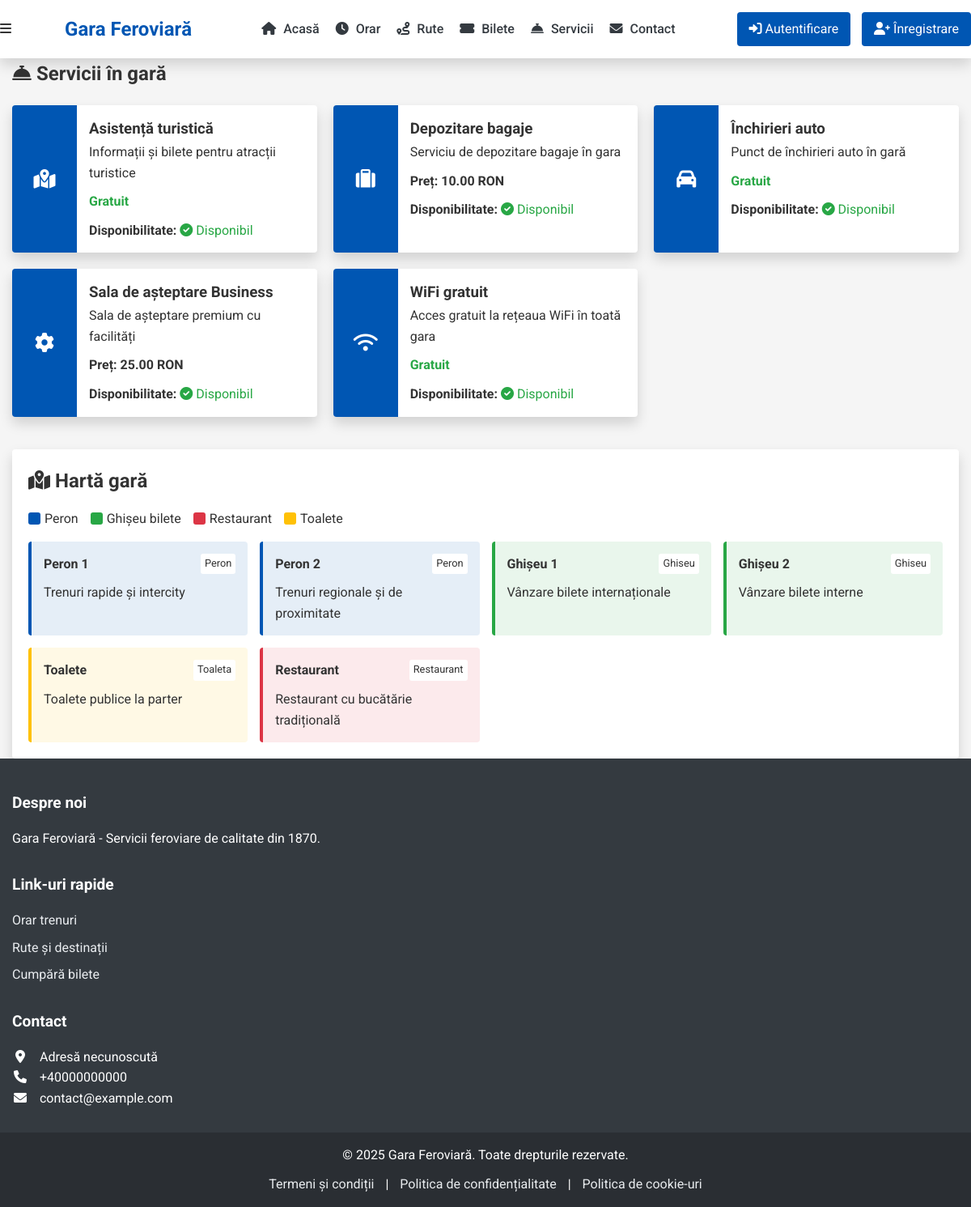
/servicii.php, run on the app's committed database.
### tables this page shows
CREATE TABLE `services` (
  `service_id` int(11) NOT NULL,
  `nume_serviciu` varchar(100) NOT NULL,
  `descriere` text NOT NULL,
  `cost` decimal(10,2) DEFAULT NULL,
  `disponibilitate` tinyint(1) DEFAULT 1
);

CREATE TABLE `station_map` (
  `map_id` int(11) NOT NULL,
  `numar_peron` varchar(10) NOT NULL,
  `detalii` text DEFAULT NULL,
  `latitudine` decimal(10,8) DEFAULT NULL,
  `longitudine` decimal(11,8) DEFAULT NULL,
  `tip_locatie` enum('peron','ghiseu','toaleta','restaurant') NOT NULL
);

### public/servicii.php (the view, shortened to what this page needs)
<?php
$db = new Database();
$conn = $db->getConnection();
$stmt = $conn->query("SELECT * FROM services ORDER BY nume_serviciu");
$services = $stmt->fetchAll(PDO::FETCH_ASSOC);
$stmt = $conn->query("SELECT * FROM station_map ORDER BY tip_locatie, numar_peron");
$station_map = $stmt->fetchAll(PDO::FETCH_ASSOC);
require_once __DIR__ . '/../templates/header.php';
?>
<section class="services">
    <h1><i class="fas fa-concierge-bell"></i> Servicii în gară</h1>
    <div class="services-container">
        <?php foreach ($services as $service): ?>
            <div class="service-card">
                <div class="service-icon">
                    <?php
                    $icon = 'fa-cog';
                    if (strpos(strtolower($service['nume_serviciu']), 'bagaj') !== false) $icon = 'fa-suitcase';
                    elseif (strpos(strtolower($service['nume_serviciu']), 'wifi') !== false) $icon = 'fa-wifi';
                    elseif (strpos(strtolower($service['nume_serviciu']), 'lounge') !== false) $icon = 'fa-couch';
                    elseif (strpos(strtolower($service['nume_serviciu']), 'auto') !== false) $icon = 'fa-car';
                    elseif (strpos(strtolower($service['nume_serviciu']), 'turist') !== false) $icon = 'fa-map-marked-alt';
                    ?>
                    <i class="fas <?php echo $icon; ?>"></i>
                </div>
                <div class="service-info">
                    <h3><?php echo htmlspecialchars($service['nume_serviciu']); ?></h3>
                    <p><?php echo htmlspecialchars($service['descriere']); ?></p>
                    <?php if ($service['cost'] !== null): ?>
                        <div class="service-price">
                            <strong>Preț:</strong> <?php echo number_format($service['cost'], 2); ?> RON
                        </div>
                    <?php else: ?>
                        <div class="service-price free">
                            <strong>Gratuit</strong>
                        </div>
                    <?php endif; ?>
                    <div class="service-availability">
                        <strong>Disponibilitate:</strong>
                        <?php if ($service['disponibilitate']): ?>
                            <span class="available"><i class="fas fa-check-circle"></i> Disponibil</span>
                        <?php else: ?>
                            <span class="unavailable"><i class="fas fa-times-circle"></i> Indisponibil</span>
                        <?php endif; ?>
                    </div>
                </div>
            </div>
        <?php endforeach; ?>
    </div>
    <div class="station-map">
        <h2><i class="fas fa-map-marked-alt"></i> Hartă gară</h2>
        <div class="map-legend">
            <div class="legend-item"><span class="color peron"></span> Peron</div>
            <div class="legend-item"><span class="color ghiseu"></span> Ghișeu bilete</div>
            <div class="legend-item"><span class="color restaurant"></span> Restaurant</div>
            <div class="legend-item"><span class="color toaleta"></span> Toalete</div>
        </div>
        <div class="map-locations">
            <?php foreach ($station_map as $location): ?>
                <div class="location-card <?php echo $location['tip_locatie']; ?>">
                    <div class="location-header">
                        <h4><?php echo htmlspecialchars($location['numar_peron']); ?></h4>
                        <span class="location-type"><?php echo htmlspecialchars($location['tip_locatie']); ?></span>
                    </div>
                    <?php if (!empty($location['detalii'])): ?>
                        <p><?php echo htmlspecialchars($location['detalii']); ?></p>
                    <?php endif; ?>
                </div>
            <?php endforeach; ?>
        </div>
    </div>
</section>
<?php require_once __DIR__ . '/../templates/footer.php'; ?>

### assets/css/style.css (style rules this page uses)
:root { --primary-color: #0056b3; --secondary-color: #6c757d; --success-color: #28a745; --danger-color: #dc3545; --warning-color: #ffc107; --info-color: #17a2b8; --light-color: #f8f9fa; --dark-color: #343a40; --white: #ffffff; --gray: #6c757d; --gray-light: #e9ecef; --font-primary: 'Roboto', sans-serif; --box-shadow: 0 0.5rem 1rem rgba(0, 0, 0, 0.15); --border-radius: 0.25rem; }
* { margin: 0; padding: 0; box-sizing: border-box; }
body { font-family: var(--font-primary); line-height: 1.6; color: #333; background-color: #f5f5f5; }
.services-container { display: grid; grid-template-columns: repeat(auto-fill, minmax(300px, 1fr)); gap: 20px; margin-top: 20px; }
.service-card { background-color: var(--white); border-radius: var(--border-radius); box-shadow: var(--box-shadow); overflow: hidden; display: flex; }
.service-icon { width: 80px; background-color: var(--primary-color); color: var(--white); display: flex; align-items: center; justify-content: center; font-size: 1.5rem; }
.service-info { flex: 1; padding: 15px; }
.service-price { margin: 10px 0; font-weight: bold; }
.service-price.free { color: var(--success-color); }
.service-availability .available { color: var(--success-color); }
.station-map { margin-top: 40px; background-color: var(--white); padding: 20px; border-radius: var(--border-radius); box-shadow: var(--box-shadow); }
.map-legend { display: flex; flex-wrap: wrap; gap: 15px; margin: 15px 0; }
.legend-item { display: flex; align-items: center; }
.legend-item .color { display: inline-block; width: 15px; height: 15px; margin-right: 5px; border-radius: 3px; }
.legend-item .color.peron { background-color: #0056b3; }
.legend-item .color.ghiseu { background-color: #28a745; }
.legend-item .color.restaurant { background-color: #dc3545; }
.legend-item .color.toaleta { background-color: #ffc107; }
.map-locations { display: grid; grid-template-columns: repeat(auto-fill, minmax(250px, 1fr)); gap: 15px; }
.location-card { padding: 15px; border-radius: var(--border-radius); border-left: 4px solid; }
.location-card.peron { border-color: #0056b3; background-color: rgba(0, 86, 179, 0.1); }
.location-card.ghiseu { border-color: #28a745; background-color: rgba(40, 167, 69, 0.1); }
.location-card.restaurant { border-color: #dc3545; background-color: rgba(220, 53, 69, 0.1); }
.location-card.toaleta { border-color: #ffc107; background-color: rgba(255, 193, 7, 0.1); }
.location-header { display: flex; justify-content: space-between; margin-bottom: 10px; }
.location-type { font-size: 0.8rem; text-transform: capitalize; background-color: var(--white); padding: 2px 5px; border-radius: 3px; }

### data on the page
services: nume_serviciu "Asistență turistică", descriere "Informații și bilete pentru atracții turistice", shows "Gratuit", disponibilitate 1 (drawn)
services: nume_serviciu "Depozitare bagaje", descriere "Serviciu de depozitare bagaje în gara", cost "10.00", disponibilitate 1 (drawn)
services: nume_serviciu "Închirieri auto", descriere "Punct de închirieri auto în gară", shows "Gratuit", disponibilitate 1 (drawn)
services: nume_serviciu "Sala de așteptare Business", descriere "Sala de așteptare premium cu facilități", cost "25.00", disponibilitate 1 (drawn)
services: nume_serviciu "WiFi gratuit", descriere "Acces gratuit la rețeaua WiFi în toată gara", shows "Gratuit", disponibilitate 1 (drawn)
station_map: numar_peron "Peron 1", tip_locatie "Peron", detalii "Trenuri rapide și intercity"
station_map: numar_peron "Peron 2", tip_locatie "Peron", detalii "Trenuri regionale și de proximitate"
station_map: numar_peron "Ghișeu 1", tip_locatie "Ghiseu", detalii "Vânzare bilete internaționale"
station_map: numar_peron "Ghișeu 2", tip_locatie "Ghiseu", detalii "Vânzare bilete interne"
station_map: numar_peron "Toalete", tip_locatie "Toaleta", detalii "Toalete publice la parter"
station_map: numar_peron "Restaurant", tip_locatie "Restaurant", detalii "Restaurant cu bucătărie tradițională"

### other printed values
$settings['nume_gara'] "Gara Feroviară"
$settings['adresa_gara'] "Adresă necunoscută"
$settings['telefon_gara'] "+40000000000"
$settings['email_gara'] "contact@example.com"
